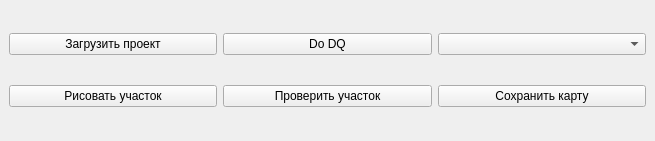
<?xml version="1.0" encoding="UTF-8"?>
<ui version="4.0">
 <class>mySelectionNewDockDockWidgetBase</class>
 <widget class="QDockWidget" name="mySelectionNewDockDockWidgetBase">
  <property name="geometry">
   <rect>
    <x>0</x>
    <y>0</y>
    <width>655</width>
    <height>141</height>
   </rect>
  </property>
  <property name="windowTitle">
   <string>mySelectionNewDock</string>
  </property>
  <widget class="QWidget" name="dockWidgetContents">
   <layout class="QGridLayout" name="gridLayout">
    <item row="0" column="0">
     <widget class="QPushButton" name="loadProject">
      <property name="text">
       <string>Загрузить проект</string>
      </property>
     </widget>
    </item>
    <item row="0" column="3">
     <widget class="QComboBox" name="comboBox"/>
    </item>
    <item row="0" column="2">
     <widget class="QPushButton" name="pushButton">
      <property name="text">
       <string>Do DQ</string>
      </property>
     </widget>
    </item>
    <item row="1" column="0">
     <widget class="QPushButton" name="drawPolygon">
      <property name="text">
       <string>Рисовать участок</string>
      </property>
     </widget>
    </item>
    <item row="1" column="2">
     <widget class="QPushButton" name="checkParcel">
      <property name="text">
       <string>Проверить участок</string>
      </property>
     </widget>
    </item>
    <item row="1" column="3">
     <widget class="QPushButton" name="simpleExport">
      <property name="text">
       <string>Сохранить карту</string>
      </property>
     </widget>
    </item>
   </layout>
  </widget>
 </widget>
 <resources/>
 <connections/>
</ui>
